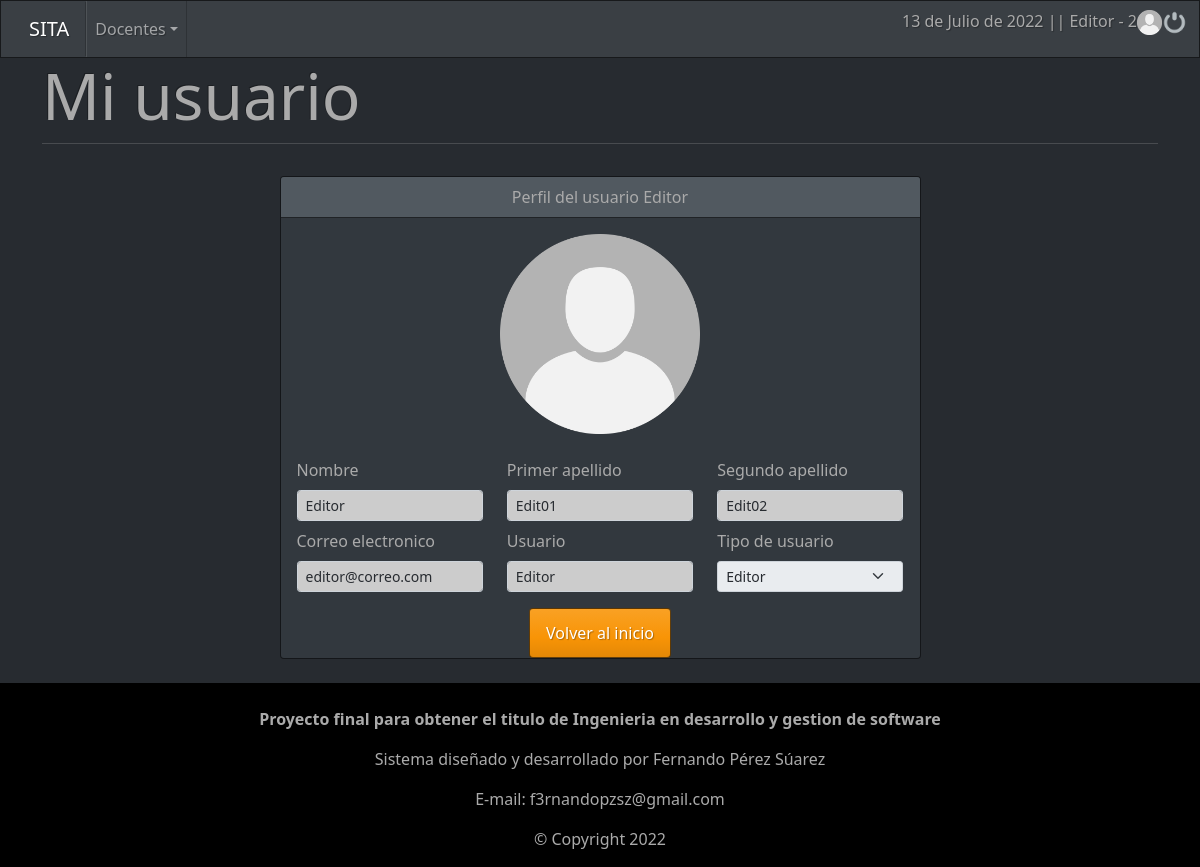
Page /sistema/secciones/mi_usuario.php (signed in) on the committed database.
### tables this page shows
CREATE TABLE `usuario` (
  `cve_usuario` int(11) NOT NULL AUTO_INCREMENT,
  `tipo` int(11) NOT NULL,
  `nombre` varchar(50) NOT NULL,
  `apellido1` varchar(50) NOT NULL,
  `apellido2` varchar(50) NOT NULL,
  `usuario` varchar(50) NOT NULL,
  `pass` varchar(255) NOT NULL,
  `foto` varchar(255) NOT NULL,
  `correo` varchar(200) NOT NULL,
  `activo` int(1) NOT NULL DEFAULT 1,
  PRIMARY KEY (`cve_usuario`),
  KEY `cve_tipo_usu` (`tipo`),
  KEY `tipo` (`tipo`),
  CONSTRAINT `usuario_ibfk_1` FOREIGN KEY (`tipo`) REFERENCES `tipo_usuario` (`cve_tipo_usu`) ON DELETE CASCADE ON UPDATE CASCADE
);

CREATE TABLE `tipo_usuario` (
  `cve_tipo_usu` int(11) NOT NULL AUTO_INCREMENT,
  `tipo` varchar(20) NOT NULL,
  `activo` int(1) NOT NULL DEFAULT 1,
  PRIMARY KEY (`cve_tipo_usu`)
);

### sistema/secciones/mi_usuario.php (the view, shortened to what this page needs)
<?php include("../template/cabecera.php"); ?>
<?php include ("../config/conexion.php"); ?>
<?php
$sql = mysqli_query($conexion,"SELECT u.cve_usuario,
                                      u.nombre,
                                      u.apellido1,
                                      u.apellido2,
                                      u.foto,
                                      u.usuario,
                                      u.pass,
                                      u.correo,
                                      (u.tipo) as idtipo,
                                      (r.tipo) as tipo
                                      FROM usuario u INNER JOIN tipo_usuario r ON u.tipo = r.cve_tipo_usu WHERE cve_usuario = $iduser");
$result_sql = mysqli_num_rows($sql);
if($result_sql == 0){
    header('Location: verUsuario.php');
}else{
    while ($data = mysqli_fetch_array($sql)){
        $idtipo = $data['idtipo'];
        $tipo = $data['tipo'];
        $nombre = $data['nombre'];
        $apellido1 = $data['apellido1'];
        $apellido2 = $data['apellido2'];
        $fotoa = $data['foto'];
        $usuario = $data['usuario'];
        $correo = $data['correo'];
        if($idtipo == 1){
            $option = '<option value="'.$idtipo.'"select>'.$tipo.'</option>';
        }else if($idtipo == 2){
            $option = '<option value="'.$idtipo.'"select>'.$tipo.'</option>';
        }else if($idtipo == 3){
            $option = '<option value="'.$idtipo.'"select>'.$tipo.'</option>';
        }else if($idtipo == 4){
            $option = '<option value="'.$idtipo.'"select>'.$tipo.'</option>';
        }
    }
}
?>
			<div class="jumbotron">
				<h1 class="display-3">Mi usuario</h1>
				<hr class="my-2">
			</div>
            <div class="container">
                <div class="row">
                    <div class="col-md-7 mx-auto">
                        <br>
                        <div class="card">
                            <div class="card-header text-center">
                                Perfil del usuario <?php echo $usuario; ?>
                            </div>
                            <div class="card-body">
                                <div class="text-center">
                                    <p><img src="/SITA/sistema/files/usuario/<?php echo $fotoa; ?>" style="width: 200px; height:200px;"></p>
                                </div>
                                    <div class="row">
                                        <div class = "form-group col-md-4">
                                            <label class="form-label mt-2">Nombre</label>
                                            <input type="text" class="form-control form-control-sm" value="<?php echo $nombre; ?>" readonly="">
                                        </div>
                                        <div class = "form-group col-md-4">
                                            <label class="form-label mt-2">Primer apellido</label>
                                            <input type="text" class="form-control form-control-sm" value="<?php echo $apellido1; ?>" readonly="">
                                        </div>
                                        <div class = "form-group col-md-4">
                                            <label class="form-label mt-2">Segundo apellido</label>
                                            <input type="text" class="form-control form-control-sm" value="<?php echo $apellido2; ?>" readonly="">
                                        </div>
                                    </div>
                                    <div class="row">
                                        <div class = "form-group col-md-4">
                                            <label class="form-label mt-2">Correo electronico</label>
                                            <input type="text" class="form-control form-control-sm" value="<?php echo $correo; ?>" readonly="">
                                        </div>
                                        <div class = "form-group col-md-4">
                                            <label class="form-label mt-2">Usuario</label>
                                            <input type="text" class="form-control form-control-sm" value="<?php echo $usuario; ?>" readonly="">
                                        </div>
                                        <div class = "form-group col-md-4">
                                            <label class="form-label mt-2">Tipo de usuario</label>
                                            <select class="form-select form-select-sm" name="tipo" id="tipo" disabled="">
                                            <?php
                                                echo $option;
                                            ?>
                                            </select>
                                        </div>
                                    </div>
                                </div>
                            <div class="text-center">
                                <a role="button" class="btn btn-warning" href="../index.php">Volver al inicio</a>
                            </div>
                        </div>
                    </div>
                </div>
            </div>
<?php include("../template/pie.php"); ?>

### sistema/css/style.css (style rules this page uses)
.form-select option:first-child { display:none; }

### rows in the picture
usuario: usuario "Editor", foto (placeholder picture), nombre "Editor", apellido1 "Edit01", apellido2 "Edit02", correo "editor@correo.com", tipo "Editor"

### other values in the picture
fechaC() "13 de Julio de 2022"
$s_usuario "Editor"
$s_tipo "2"
